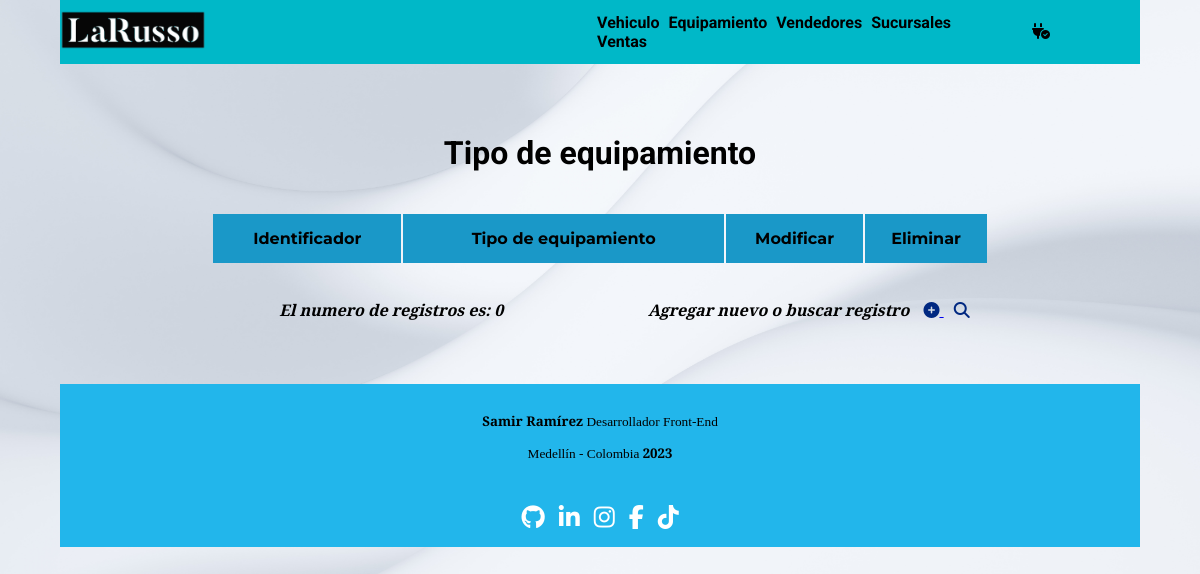
The app's page /equipamiento/crear/tipo/view.php, older data.
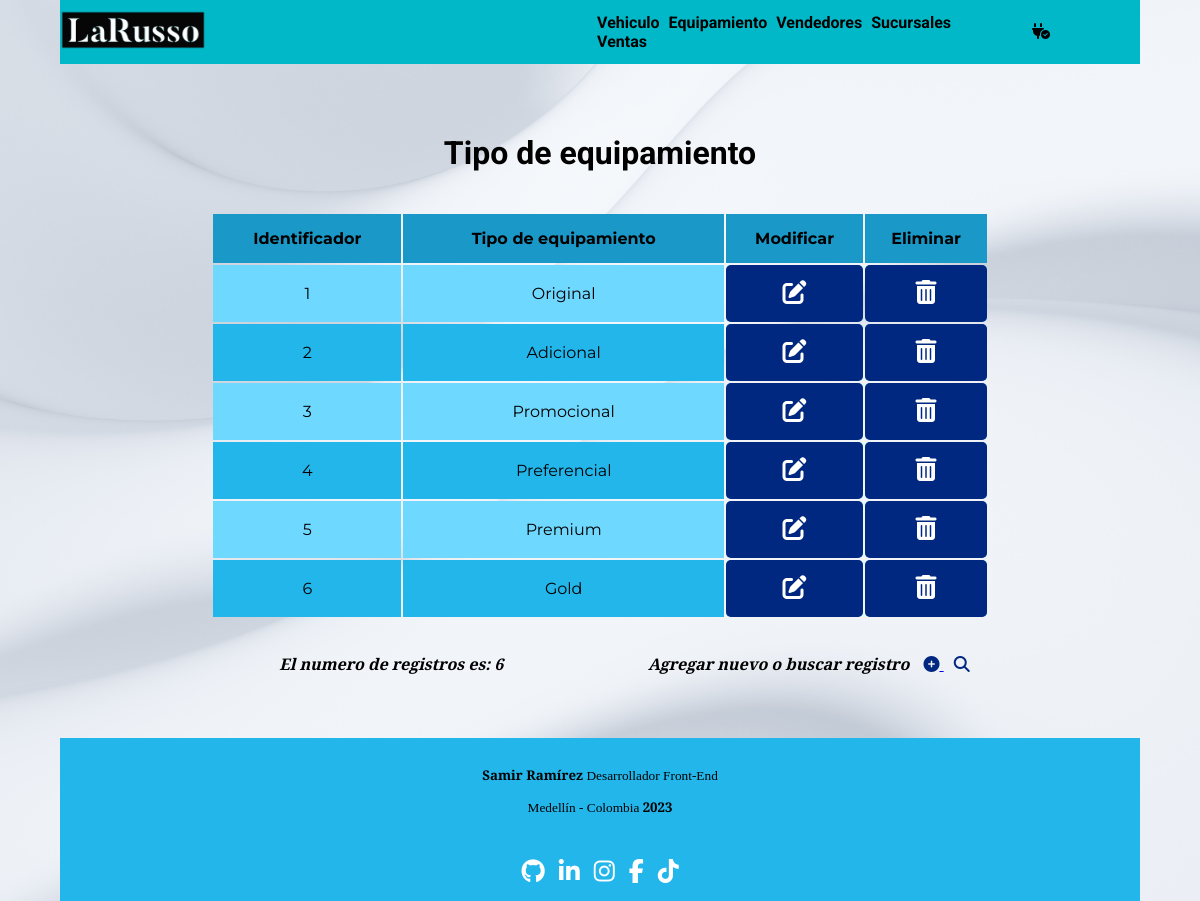
The same page, newer data.
### tables this page shows
CREATE TABLE `tipo_equipamiento` (
  `id_tipo_eq` int(8) NOT NULL,
  `nombre_tipo_eq` varchar(30) NOT NULL
);

### equipamiento/crear/tipo/fuction-view.php (the view)
<?php
    $consult= "SELECT * FROM tipo_equipamiento";
    if($result= mysqli_query($cnx, $consult)) {
        echo "<table class='list-tipo'>
        <tr class='row-table'>
            <th class='th-table'>Identificador</th>
            <th class='th-table'>Tipo de equipamiento</th>
            <th class='th-table'>Modificar</th>
            <th class='th-table'>Eliminar</th>
        </tr>";
        while($rows= mysqli_fetch_array($result)) {
            echo "<tr class='row-td-table'>
            <td class='td-table'>". $rows['id_tipo_eq'] ."</td>
            <td class='td-table'>". $rows['nombre_tipo_eq'] ."</td>
            <td class='td-table-btn'>
                <a class='td-btn-table' href=''>
                    <i class='fa-solid fa-pen-to-square'></i>
                </a>
            </td>
            <td class='td-table-btn'>
                <a class='td-btn-table' href=''>
                    <i class='fa-solid fa-trash-can'></i>
                </a>
            </td>
        </tr>";
        }
       echo "</table>";
       $controws= mysqli_num_rows($result);
       echo "<div class='cont-count-add'>
       <div class='count'>
           <h2 class='h2-count'>
               El numero de registros es: $controws
           </h2>
       </div>
       <div class='add'>
           <h2 class='h2-add'>
               Agregar nuevo o buscar registro <a href='crear/index.php' class='a-add'>
                   <i class='fa-solid fa-circle-plus'></i>
               </a>
               <a href='consultar/index.php' class= 'a-add'>
                    <i class='fa-solid fa-magnifying-glass'></i>
                </a>
           </h2>
       </div>
   </div>";
    }
?>

### equipamiento/crear/tipo/view.php (shortened to what this page needs)
<!DOCTYPE html>
<html lang="en">
<head>
    <link rel="stylesheet" href="../../../assents/css/reset.css">
    <link rel="stylesheet" href="../../../assents/css/equipamiento/tipos/view.css">
</head>
<body>
    <header>
        <nav>
            <div class="logo">
                <img class="logo-img" src="../../../assents/img/logo2.png" alt="">
            </div>
            <div class="menu">
                <a class="link" href="../vehiculos/index.php">Vehiculo</a>
                <a class="link" href="#">Equipamiento</a>
                <a class="link" href="../vendedores/index.php">Vendedores</a>
                <a class="link" href="../sucursales/index.php">Sucursales</a>
                <a class="link" href="../ventas/index.php">Ventas</a>
            </div>
            <div class="cnx">
                <?php
                    require ("../../../cnx.php");
                ?>
            </div>
        </nav>
    </header>
    <section class="sct-list-tipo">
        <div class="title">
            <h1 class="h1-title">
                Tipo de equipamiento
            </h1>
        </div>
        <div class="cont-table">
            <?php
                include ("fuction-view.php");
            ?>
        </div>
    </section>
    <footer>
        <div class="footer">
            <div class="dev">
                <p class="p-footer"><strong>Samir Ramírez</strong> Desarrollador Front-End</p>
                <p class="p-footer">Medellín - Colombia <strong>2023</strong></p>
            </div>
            <div class="networks">
                <a class="icon_link" href="https://github.com/SamirFront-End" target="github"><i class="fa-brands fa-github"></i></a>
                <a class="icon_link" href="https://www.linkedin.com/in/samir-ramirez-0254621a5/" target="linkedin"><i class="fa-brands fa-linkedin-in"></i></a>
                <a class="icon_link" href="https://instagram.com/miramirez1987" target="instagram"><i class="fa-brands fa-instagram"></i></a>
                <a class="icon_link" href="https://www.facebook.com/samiramirez1987" target="facebook"><i class="fa-brands fa-facebook-f"></i></a>
                <a class="icon_link" href="https://www.tiktok.com/@samdevfreelance" target="tiktok"><i class="fa-brands fa-tiktok"></i></a>
            </div>
        </div>
    </footer>
</body>
</html>

### cnx.php
<?php
    $host= "localhost";
    $db= "lag";
    $usr= "root";
    $psw= "";
    $cnx= mysqli_connect($host, $usr, $psw, $db);
    if($cnx){
        echo "<i class='fa-solid fa-plug-circle-check'></i>";
    } else {
        echo "<i class='fa-solid fa-plug-circle-xmark'></i>";
    }
?>

### assents/css/equipamiento/tipos/view.css (style rules this page uses)
body { background-image: url(../../../img/pattern.jpg); background-repeat: no-repeat; background-size: cover; }
header { width: 90%; margin: auto; background-color: var(--colorcuatro); }
nav { display: grid; grid-template-columns: 45% 45% 10%; align-items: center; }
.logo-img { width: 30%; }
.menu { width: 80%; margin: auto; }
.link { margin: 0 2.5px; text-decoration: none; font-family: var(--fuenteuno); font-weight: bolder; color: black; }
.sct-list-tipo { width: 90%; margin: auto; margin-top: 50px; margin-bottom: 50px; display: grid; grid-template-columns: 80%; justify-content: space-evenly; }
.title { margin-bottom: 20px; }
.h1-title { width: 60%; margin: 20px auto; text-align: center; font-family: var(--fuenteuno); font-size: xx-large; }
.list-tipo { width: 90%; margin: auto; }
.row-td-table:nth-child(even) { background-color: var(--clarouno); }
.row-td-table:nth-child(odd) { background-color: var(--coloruno); }
.th-table, .td-table { text-align: center; padding: 15px 0; font-family: var(--fuentedos); }
.td-table-btn { text-align: center; padding: 15px 0; background-color: var(--colortres); border-radius: 5px; }
.th-table { background-color: var(--oscurouno); }
.td-btn-table { font-size: x-large; color: white; }
.cont-count-add { width: 100%; margin-top: 20px; display: grid; grid-template-columns: 45% 45%; justify-content: space-evenly; }
.h2-count, .h2-add { text-align: center; font-family: var(--fuentetres); font-style: oblique; font-size: medium; }
.fa-circle-plus, .fa-magnifying-glass { color: var(--colortres); margin-left: 10px; }
footer { background-color: var(--coloruno); width: 90%; margin: auto; }
.footer { width: 90%; margin: auto; display: grid; justify-content:center; }
.dev, .networks { margin: 15px; text-align: center; }
.p-footer { font-family: var(--fuentetres); font-size: smaller; }
.icon_link { color: white; font-size: x-large; margin: 0 5px; }

Row changes from the older to the newer data that the page shows:
added tipo_equipamiento: id_tipo_eq "1", nombre_tipo_eq "Original"
added tipo_equipamiento: id_tipo_eq "2", nombre_tipo_eq "Adicional"
added tipo_equipamiento: id_tipo_eq "3", nombre_tipo_eq "Promocional"
added tipo_equipamiento: id_tipo_eq "4", nombre_tipo_eq "Preferencial"
added tipo_equipamiento: id_tipo_eq "5", nombre_tipo_eq "Premium"
added tipo_equipamiento: id_tipo_eq "6", nombre_tipo_eq "Gold"
Text that changed along with them:
$controws: "0" → "6"
